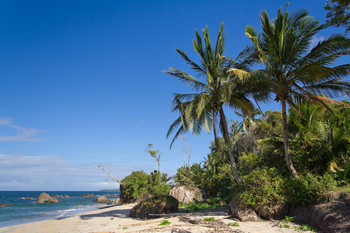
#> input picture images/beach.png, 350 x 233 px
$ python grayscale.py
#> lines starting #> are read from the running program, lines starting #| are printed output that depends on the picture
import cv2

img = cv2.imread('images/beach.png')
#> img is the input picture: shape (233, 350, 3); mean B, G, R 136, 110.4, 78.6
cv2.imshow('original', img)
# converting images from BGR to GrayScale
gray = cv2.cvtColor(img, cv2.COLOR_BGR2GRAY)
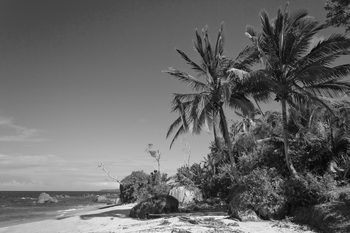
#> gray: shape (233, 350); min 3, max 250, mean 103.8
cv2.imshow('gray', gray)

''' There is simpler method of converting BGR images to Grayscale
    at the time of reading it using imread function just provide
    the second argument as 0 and it will conver the image into grayscale
'''
img2 = cv2.imread('images/wave.png', 0)
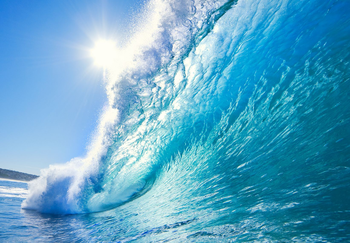
#> input picture images/wave.png, 350 x 243 px
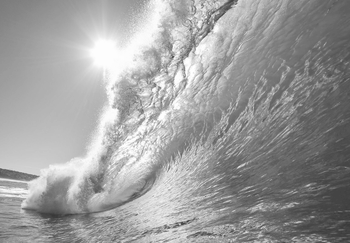
#> img2: shape (243, 350); min 56, max 255, mean 157.2
cv2.imshow('gray2', img2)

cv2.waitKey(0)
cv2.destroyAllWindows()
